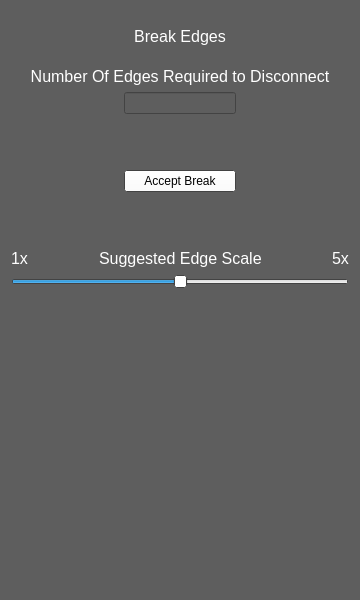
<?xml version="1.0" encoding="UTF-8"?>
<ui version="4.0">
 <class>BreakTabWidget</class>
 <widget class="QWidget" name="BreakTabWidget">
  <property name="geometry">
   <rect>
    <x>0</x>
    <y>0</y>
    <width>360</width>
    <height>600</height>
   </rect>
  </property>
  <property name="sizePolicy">
   <sizepolicy hsizetype="Preferred" vsizetype="Preferred">
    <horstretch>0</horstretch>
    <verstretch>0</verstretch>
   </sizepolicy>
  </property>
  <property name="minimumSize">
   <size>
    <width>360</width>
    <height>600</height>
   </size>
  </property>
  <property name="palette">
   <palette>
    <active>
     <colorrole role="WindowText">
      <brush brushstyle="SolidPattern">
       <color alpha="255">
        <red>255</red>
        <green>255</green>
        <blue>255</blue>
       </color>
      </brush>
     </colorrole>
     <colorrole role="Button">
      <brush brushstyle="SolidPattern">
       <color alpha="255">
        <red>255</red>
        <green>255</green>
        <blue>255</blue>
       </color>
      </brush>
     </colorrole>
     <colorrole role="Light">
      <brush brushstyle="SolidPattern">
       <color alpha="255">
        <red>255</red>
        <green>255</green>
        <blue>255</blue>
       </color>
      </brush>
     </colorrole>
     <colorrole role="Midlight">
      <brush brushstyle="SolidPattern">
       <color alpha="255">
        <red>255</red>
        <green>255</green>
        <blue>255</blue>
       </color>
      </brush>
     </colorrole>
     <colorrole role="Dark">
      <brush brushstyle="SolidPattern">
       <color alpha="255">
        <red>127</red>
        <green>127</green>
        <blue>127</blue>
       </color>
      </brush>
     </colorrole>
     <colorrole role="Mid">
      <brush brushstyle="SolidPattern">
       <color alpha="255">
        <red>170</red>
        <green>170</green>
        <blue>170</blue>
       </color>
      </brush>
     </colorrole>
     <colorrole role="Text">
      <brush brushstyle="SolidPattern">
       <color alpha="255">
        <red>255</red>
        <green>255</green>
        <blue>255</blue>
       </color>
      </brush>
     </colorrole>
     <colorrole role="BrightText">
      <brush brushstyle="SolidPattern">
       <color alpha="255">
        <red>255</red>
        <green>255</green>
        <blue>255</blue>
       </color>
      </brush>
     </colorrole>
     <colorrole role="ButtonText">
      <brush brushstyle="SolidPattern">
       <color alpha="255">
        <red>0</red>
        <green>0</green>
        <blue>0</blue>
       </color>
      </brush>
     </colorrole>
     <colorrole role="Base">
      <brush brushstyle="SolidPattern">
       <color alpha="255">
        <red>94</red>
        <green>94</green>
        <blue>94</blue>
       </color>
      </brush>
     </colorrole>
     <colorrole role="Window">
      <brush brushstyle="SolidPattern">
       <color alpha="255">
        <red>94</red>
        <green>94</green>
        <blue>94</blue>
       </color>
      </brush>
     </colorrole>
     <colorrole role="Shadow">
      <brush brushstyle="SolidPattern">
       <color alpha="255">
        <red>0</red>
        <green>0</green>
        <blue>0</blue>
       </color>
      </brush>
     </colorrole>
     <colorrole role="AlternateBase">
      <brush brushstyle="SolidPattern">
       <color alpha="255">
        <red>94</red>
        <green>94</green>
        <blue>94</blue>
       </color>
      </brush>
     </colorrole>
     <colorrole role="ToolTipBase">
      <brush brushstyle="SolidPattern">
       <color alpha="255">
        <red>255</red>
        <green>255</green>
        <blue>220</blue>
       </color>
      </brush>
     </colorrole>
     <colorrole role="ToolTipText">
      <brush brushstyle="SolidPattern">
       <color alpha="255">
        <red>0</red>
        <green>0</green>
        <blue>0</blue>
       </color>
      </brush>
     </colorrole>
    </active>
    <inactive>
     <colorrole role="WindowText">
      <brush brushstyle="SolidPattern">
       <color alpha="255">
        <red>255</red>
        <green>255</green>
        <blue>255</blue>
       </color>
      </brush>
     </colorrole>
     <colorrole role="Button">
      <brush brushstyle="SolidPattern">
       <color alpha="255">
        <red>255</red>
        <green>255</green>
        <blue>255</blue>
       </color>
      </brush>
     </colorrole>
     <colorrole role="Light">
      <brush brushstyle="SolidPattern">
       <color alpha="255">
        <red>255</red>
        <green>255</green>
        <blue>255</blue>
       </color>
      </brush>
     </colorrole>
     <colorrole role="Midlight">
      <brush brushstyle="SolidPattern">
       <color alpha="255">
        <red>255</red>
        <green>255</green>
        <blue>255</blue>
       </color>
      </brush>
     </colorrole>
     <colorrole role="Dark">
      <brush brushstyle="SolidPattern">
       <color alpha="255">
        <red>127</red>
        <green>127</green>
        <blue>127</blue>
       </color>
      </brush>
     </colorrole>
     <colorrole role="Mid">
      <brush brushstyle="SolidPattern">
       <color alpha="255">
        <red>170</red>
        <green>170</green>
        <blue>170</blue>
       </color>
      </brush>
     </colorrole>
     <colorrole role="Text">
      <brush brushstyle="SolidPattern">
       <color alpha="255">
        <red>255</red>
        <green>255</green>
        <blue>255</blue>
       </color>
      </brush>
     </colorrole>
     <colorrole role="BrightText">
      <brush brushstyle="SolidPattern">
       <color alpha="255">
        <red>255</red>
        <green>255</green>
        <blue>255</blue>
       </color>
      </brush>
     </colorrole>
     <colorrole role="ButtonText">
      <brush brushstyle="SolidPattern">
       <color alpha="255">
        <red>0</red>
        <green>0</green>
        <blue>0</blue>
       </color>
      </brush>
     </colorrole>
     <colorrole role="Base">
      <brush brushstyle="SolidPattern">
       <color alpha="255">
        <red>94</red>
        <green>94</green>
        <blue>94</blue>
       </color>
      </brush>
     </colorrole>
     <colorrole role="Window">
      <brush brushstyle="SolidPattern">
       <color alpha="255">
        <red>94</red>
        <green>94</green>
        <blue>94</blue>
       </color>
      </brush>
     </colorrole>
     <colorrole role="Shadow">
      <brush brushstyle="SolidPattern">
       <color alpha="255">
        <red>0</red>
        <green>0</green>
        <blue>0</blue>
       </color>
      </brush>
     </colorrole>
     <colorrole role="AlternateBase">
      <brush brushstyle="SolidPattern">
       <color alpha="255">
        <red>94</red>
        <green>94</green>
        <blue>94</blue>
       </color>
      </brush>
     </colorrole>
     <colorrole role="ToolTipBase">
      <brush brushstyle="SolidPattern">
       <color alpha="255">
        <red>255</red>
        <green>255</green>
        <blue>220</blue>
       </color>
      </brush>
     </colorrole>
     <colorrole role="ToolTipText">
      <brush brushstyle="SolidPattern">
       <color alpha="255">
        <red>0</red>
        <green>0</green>
        <blue>0</blue>
       </color>
      </brush>
     </colorrole>
    </inactive>
    <disabled>
     <colorrole role="WindowText">
      <brush brushstyle="SolidPattern">
       <color alpha="255">
        <red>127</red>
        <green>127</green>
        <blue>127</blue>
       </color>
      </brush>
     </colorrole>
     <colorrole role="Button">
      <brush brushstyle="SolidPattern">
       <color alpha="255">
        <red>255</red>
        <green>255</green>
        <blue>255</blue>
       </color>
      </brush>
     </colorrole>
     <colorrole role="Light">
      <brush brushstyle="SolidPattern">
       <color alpha="255">
        <red>255</red>
        <green>255</green>
        <blue>255</blue>
       </color>
      </brush>
     </colorrole>
     <colorrole role="Midlight">
      <brush brushstyle="SolidPattern">
       <color alpha="255">
        <red>255</red>
        <green>255</green>
        <blue>255</blue>
       </color>
      </brush>
     </colorrole>
     <colorrole role="Dark">
      <brush brushstyle="SolidPattern">
       <color alpha="255">
        <red>127</red>
        <green>127</green>
        <blue>127</blue>
       </color>
      </brush>
     </colorrole>
     <colorrole role="Mid">
      <brush brushstyle="SolidPattern">
       <color alpha="255">
        <red>170</red>
        <green>170</green>
        <blue>170</blue>
       </color>
      </brush>
     </colorrole>
     <colorrole role="Text">
      <brush brushstyle="SolidPattern">
       <color alpha="255">
        <red>127</red>
        <green>127</green>
        <blue>127</blue>
       </color>
      </brush>
     </colorrole>
     <colorrole role="BrightText">
      <brush brushstyle="SolidPattern">
       <color alpha="255">
        <red>255</red>
        <green>255</green>
        <blue>255</blue>
       </color>
      </brush>
     </colorrole>
     <colorrole role="ButtonText">
      <brush brushstyle="SolidPattern">
       <color alpha="255">
        <red>127</red>
        <green>127</green>
        <blue>127</blue>
       </color>
      </brush>
     </colorrole>
     <colorrole role="Base">
      <brush brushstyle="SolidPattern">
       <color alpha="255">
        <red>94</red>
        <green>94</green>
        <blue>94</blue>
       </color>
      </brush>
     </colorrole>
     <colorrole role="Window">
      <brush brushstyle="SolidPattern">
       <color alpha="255">
        <red>94</red>
        <green>94</green>
        <blue>94</blue>
       </color>
      </brush>
     </colorrole>
     <colorrole role="Shadow">
      <brush brushstyle="SolidPattern">
       <color alpha="255">
        <red>0</red>
        <green>0</green>
        <blue>0</blue>
       </color>
      </brush>
     </colorrole>
     <colorrole role="AlternateBase">
      <brush brushstyle="SolidPattern">
       <color alpha="255">
        <red>94</red>
        <green>94</green>
        <blue>94</blue>
       </color>
      </brush>
     </colorrole>
     <colorrole role="ToolTipBase">
      <brush brushstyle="SolidPattern">
       <color alpha="255">
        <red>255</red>
        <green>255</green>
        <blue>220</blue>
       </color>
      </brush>
     </colorrole>
     <colorrole role="ToolTipText">
      <brush brushstyle="SolidPattern">
       <color alpha="255">
        <red>0</red>
        <green>0</green>
        <blue>0</blue>
       </color>
      </brush>
     </colorrole>
    </disabled>
   </palette>
  </property>
  <property name="windowTitle">
   <string>Form</string>
  </property>
  <property name="autoFillBackground">
   <bool>true</bool>
  </property>
  <layout class="QGridLayout" name="gridLayout">
   <item row="0" column="0">
    <layout class="QVBoxLayout" name="verticalLayout_2">
     <property name="sizeConstraint">
      <enum>QLayout::SetMinimumSize</enum>
     </property>
     <property name="bottomMargin">
      <number>0</number>
     </property>
     <item>
      <layout class="QHBoxLayout" name="horizontalLayout_6">
       <property name="rightMargin">
        <number>0</number>
       </property>
       <item>
        <widget class="QLabel" name="label_16">
         <property name="sizePolicy">
          <sizepolicy hsizetype="Preferred" vsizetype="Preferred">
           <horstretch>1</horstretch>
           <verstretch>1</verstretch>
          </sizepolicy>
         </property>
         <property name="minimumSize">
          <size>
           <width>200</width>
           <height>50</height>
          </size>
         </property>
         <property name="palette">
          <palette>
           <active>
            <colorrole role="WindowText">
             <brush brushstyle="SolidPattern">
              <color alpha="255">
               <red>255</red>
               <green>255</green>
               <blue>255</blue>
              </color>
             </brush>
            </colorrole>
            <colorrole role="Button">
             <brush brushstyle="SolidPattern">
              <color alpha="255">
               <red>94</red>
               <green>94</green>
               <blue>94</blue>
              </color>
             </brush>
            </colorrole>
            <colorrole role="Light">
             <brush brushstyle="SolidPattern">
              <color alpha="255">
               <red>141</red>
               <green>141</green>
               <blue>141</blue>
              </color>
             </brush>
            </colorrole>
            <colorrole role="Midlight">
             <brush brushstyle="SolidPattern">
              <color alpha="255">
               <red>117</red>
               <green>117</green>
               <blue>117</blue>
              </color>
             </brush>
            </colorrole>
            <colorrole role="Dark">
             <brush brushstyle="SolidPattern">
              <color alpha="255">
               <red>47</red>
               <green>47</green>
               <blue>47</blue>
              </color>
             </brush>
            </colorrole>
            <colorrole role="Mid">
             <brush brushstyle="SolidPattern">
              <color alpha="255">
               <red>62</red>
               <green>62</green>
               <blue>62</blue>
              </color>
             </brush>
            </colorrole>
            <colorrole role="Text">
             <brush brushstyle="SolidPattern">
              <color alpha="255">
               <red>255</red>
               <green>255</green>
               <blue>255</blue>
              </color>
             </brush>
            </colorrole>
            <colorrole role="BrightText">
             <brush brushstyle="SolidPattern">
              <color alpha="255">
               <red>255</red>
               <green>255</green>
               <blue>255</blue>
              </color>
             </brush>
            </colorrole>
            <colorrole role="ButtonText">
             <brush brushstyle="SolidPattern">
              <color alpha="255">
               <red>255</red>
               <green>255</green>
               <blue>255</blue>
              </color>
             </brush>
            </colorrole>
            <colorrole role="Base">
             <brush brushstyle="SolidPattern">
              <color alpha="255">
               <red>0</red>
               <green>0</green>
               <blue>0</blue>
              </color>
             </brush>
            </colorrole>
            <colorrole role="Window">
             <brush brushstyle="SolidPattern">
              <color alpha="255">
               <red>94</red>
               <green>94</green>
               <blue>94</blue>
              </color>
             </brush>
            </colorrole>
            <colorrole role="Shadow">
             <brush brushstyle="SolidPattern">
              <color alpha="255">
               <red>0</red>
               <green>0</green>
               <blue>0</blue>
              </color>
             </brush>
            </colorrole>
            <colorrole role="AlternateBase">
             <brush brushstyle="SolidPattern">
              <color alpha="255">
               <red>47</red>
               <green>47</green>
               <blue>47</blue>
              </color>
             </brush>
            </colorrole>
            <colorrole role="ToolTipBase">
             <brush brushstyle="SolidPattern">
              <color alpha="255">
               <red>255</red>
               <green>255</green>
               <blue>220</blue>
              </color>
             </brush>
            </colorrole>
            <colorrole role="ToolTipText">
             <brush brushstyle="SolidPattern">
              <color alpha="255">
               <red>0</red>
               <green>0</green>
               <blue>0</blue>
              </color>
             </brush>
            </colorrole>
           </active>
           <inactive>
            <colorrole role="WindowText">
             <brush brushstyle="SolidPattern">
              <color alpha="255">
               <red>255</red>
               <green>255</green>
               <blue>255</blue>
              </color>
             </brush>
            </colorrole>
            <colorrole role="Button">
             <brush brushstyle="SolidPattern">
              <color alpha="255">
               <red>94</red>
               <green>94</green>
               <blue>94</blue>
              </color>
             </brush>
            </colorrole>
            <colorrole role="Light">
             <brush brushstyle="SolidPattern">
              <color alpha="255">
               <red>141</red>
               <green>141</green>
               <blue>141</blue>
              </color>
             </brush>
            </colorrole>
            <colorrole role="Midlight">
             <brush brushstyle="SolidPattern">
              <color alpha="255">
               <red>117</red>
               <green>117</green>
               <blue>117</blue>
              </color>
             </brush>
            </colorrole>
            <colorrole role="Dark">
             <brush brushstyle="SolidPattern">
              <color alpha="255">
               <red>47</red>
               <green>47</green>
               <blue>47</blue>
              </color>
             </brush>
            </colorrole>
            <colorrole role="Mid">
             <brush brushstyle="SolidPattern">
              <color alpha="255">
               <red>62</red>
               <green>62</green>
               <blue>62</blue>
              </color>
             </brush>
            </colorrole>
            <colorrole role="Text">
             <brush brushstyle="SolidPattern">
              <color alpha="255">
               <red>255</red>
               <green>255</green>
               <blue>255</blue>
              </color>
             </brush>
            </colorrole>
            <colorrole role="BrightText">
             <brush brushstyle="SolidPattern">
              <color alpha="255">
               <red>255</red>
               <green>255</green>
               <blue>255</blue>
              </color>
             </brush>
            </colorrole>
            <colorrole role="ButtonText">
             <brush brushstyle="SolidPattern">
              <color alpha="255">
               <red>255</red>
               <green>255</green>
               <blue>255</blue>
              </color>
             </brush>
            </colorrole>
            <colorrole role="Base">
             <brush brushstyle="SolidPattern">
              <color alpha="255">
               <red>0</red>
               <green>0</green>
               <blue>0</blue>
              </color>
             </brush>
            </colorrole>
            <colorrole role="Window">
             <brush brushstyle="SolidPattern">
              <color alpha="255">
               <red>94</red>
               <green>94</green>
               <blue>94</blue>
              </color>
             </brush>
            </colorrole>
            <colorrole role="Shadow">
             <brush brushstyle="SolidPattern">
              <color alpha="255">
               <red>0</red>
               <green>0</green>
               <blue>0</blue>
              </color>
             </brush>
            </colorrole>
            <colorrole role="AlternateBase">
             <brush brushstyle="SolidPattern">
              <color alpha="255">
               <red>47</red>
               <green>47</green>
               <blue>47</blue>
              </color>
             </brush>
            </colorrole>
            <colorrole role="ToolTipBase">
             <brush brushstyle="SolidPattern">
              <color alpha="255">
               <red>255</red>
               <green>255</green>
               <blue>220</blue>
              </color>
             </brush>
            </colorrole>
            <colorrole role="ToolTipText">
             <brush brushstyle="SolidPattern">
              <color alpha="255">
               <red>0</red>
               <green>0</green>
               <blue>0</blue>
              </color>
             </brush>
            </colorrole>
           </inactive>
           <disabled>
            <colorrole role="WindowText">
             <brush brushstyle="SolidPattern">
              <color alpha="255">
               <red>47</red>
               <green>47</green>
               <blue>47</blue>
              </color>
             </brush>
            </colorrole>
            <colorrole role="Button">
             <brush brushstyle="SolidPattern">
              <color alpha="255">
               <red>94</red>
               <green>94</green>
               <blue>94</blue>
              </color>
             </brush>
            </colorrole>
            <colorrole role="Light">
             <brush brushstyle="SolidPattern">
              <color alpha="255">
               <red>141</red>
               <green>141</green>
               <blue>141</blue>
              </color>
             </brush>
            </colorrole>
            <colorrole role="Midlight">
             <brush brushstyle="SolidPattern">
              <color alpha="255">
               <red>117</red>
               <green>117</green>
               <blue>117</blue>
              </color>
             </brush>
            </colorrole>
            <colorrole role="Dark">
             <brush brushstyle="SolidPattern">
              <color alpha="255">
               <red>47</red>
               <green>47</green>
               <blue>47</blue>
              </color>
             </brush>
            </colorrole>
            <colorrole role="Mid">
             <brush brushstyle="SolidPattern">
              <color alpha="255">
               <red>62</red>
               <green>62</green>
               <blue>62</blue>
              </color>
             </brush>
            </colorrole>
            <colorrole role="Text">
             <brush brushstyle="SolidPattern">
              <color alpha="255">
               <red>47</red>
               <green>47</green>
               <blue>47</blue>
              </color>
             </brush>
            </colorrole>
            <colorrole role="BrightText">
             <brush brushstyle="SolidPattern">
              <color alpha="255">
               <red>255</red>
               <green>255</green>
               <blue>255</blue>
              </color>
             </brush>
            </colorrole>
            <colorrole role="ButtonText">
             <brush brushstyle="SolidPattern">
              <color alpha="255">
               <red>47</red>
               <green>47</green>
               <blue>47</blue>
              </color>
             </brush>
            </colorrole>
            <colorrole role="Base">
             <brush brushstyle="SolidPattern">
              <color alpha="255">
               <red>94</red>
               <green>94</green>
               <blue>94</blue>
              </color>
             </brush>
            </colorrole>
            <colorrole role="Window">
             <brush brushstyle="SolidPattern">
              <color alpha="255">
               <red>94</red>
               <green>94</green>
               <blue>94</blue>
              </color>
             </brush>
            </colorrole>
            <colorrole role="Shadow">
             <brush brushstyle="SolidPattern">
              <color alpha="255">
               <red>0</red>
               <green>0</green>
               <blue>0</blue>
              </color>
             </brush>
            </colorrole>
            <colorrole role="AlternateBase">
             <brush brushstyle="SolidPattern">
              <color alpha="255">
               <red>94</red>
               <green>94</green>
               <blue>94</blue>
              </color>
             </brush>
            </colorrole>
            <colorrole role="ToolTipBase">
             <brush brushstyle="SolidPattern">
              <color alpha="255">
               <red>255</red>
               <green>255</green>
               <blue>220</blue>
              </color>
             </brush>
            </colorrole>
            <colorrole role="ToolTipText">
             <brush brushstyle="SolidPattern">
              <color alpha="255">
               <red>0</red>
               <green>0</green>
               <blue>0</blue>
              </color>
             </brush>
            </colorrole>
           </disabled>
          </palette>
         </property>
         <property name="font">
          <font>
           <pointsize>12</pointsize>
          </font>
         </property>
         <property name="autoFillBackground">
          <bool>true</bool>
         </property>
         <property name="text">
          <string>Break Edges</string>
         </property>
         <property name="scaledContents">
          <bool>true</bool>
         </property>
         <property name="alignment">
          <set>Qt::AlignCenter</set>
         </property>
         <property name="textInteractionFlags">
          <set>Qt::NoTextInteraction</set>
         </property>
        </widget>
       </item>
      </layout>
     </item>
     <item>
      <widget class="QLabel" name="label">
       <property name="palette">
        <palette>
         <active>
          <colorrole role="Text">
           <brush brushstyle="SolidPattern">
            <color alpha="255">
             <red>255</red>
             <green>255</green>
             <blue>255</blue>
            </color>
           </brush>
          </colorrole>
         </active>
         <inactive>
          <colorrole role="Text">
           <brush brushstyle="SolidPattern">
            <color alpha="255">
             <red>255</red>
             <green>255</green>
             <blue>255</blue>
            </color>
           </brush>
          </colorrole>
         </inactive>
         <disabled>
          <colorrole role="Text">
           <brush brushstyle="SolidPattern">
            <color alpha="255">
             <red>127</red>
             <green>127</green>
             <blue>127</blue>
            </color>
           </brush>
          </colorrole>
         </disabled>
        </palette>
       </property>
       <property name="font">
        <font>
         <pointsize>12</pointsize>
        </font>
       </property>
       <property name="text">
        <string>Number Of Edges Required to Disconnect</string>
       </property>
       <property name="alignment">
        <set>Qt::AlignCenter</set>
       </property>
      </widget>
     </item>
     <item>
      <layout class="QHBoxLayout" name="horizontalLayout_8">
       <property name="spacing">
        <number>10</number>
       </property>
       <property name="leftMargin">
        <number>0</number>
       </property>
       <property name="rightMargin">
        <number>0</number>
       </property>
       <property name="bottomMargin">
        <number>50</number>
       </property>
       <item>
        <spacer name="horizontalSpacer_7">
         <property name="orientation">
          <enum>Qt::Horizontal</enum>
         </property>
         <property name="sizeHint" stdset="0">
          <size>
           <width>40</width>
           <height>20</height>
          </size>
         </property>
        </spacer>
       </item>
       <item>
        <widget class="QLineEdit" name="edgesToBreak">
         <property name="palette">
          <palette>
           <active>
            <colorrole role="WindowText">
             <brush brushstyle="SolidPattern">
              <color alpha="255">
               <red>0</red>
               <green>0</green>
               <blue>0</blue>
              </color>
             </brush>
            </colorrole>
            <colorrole role="Text">
             <brush brushstyle="SolidPattern">
              <color alpha="255">
               <red>0</red>
               <green>0</green>
               <blue>0</blue>
              </color>
             </brush>
            </colorrole>
            <colorrole role="BrightText">
             <brush brushstyle="SolidPattern">
              <color alpha="255">
               <red>126</red>
               <green>126</green>
               <blue>126</blue>
              </color>
             </brush>
            </colorrole>
           </active>
           <inactive>
            <colorrole role="WindowText">
             <brush brushstyle="SolidPattern">
              <color alpha="255">
               <red>0</red>
               <green>0</green>
               <blue>0</blue>
              </color>
             </brush>
            </colorrole>
            <colorrole role="Text">
             <brush brushstyle="SolidPattern">
              <color alpha="255">
               <red>0</red>
               <green>0</green>
               <blue>0</blue>
              </color>
             </brush>
            </colorrole>
            <colorrole role="BrightText">
             <brush brushstyle="SolidPattern">
              <color alpha="255">
               <red>126</red>
               <green>126</green>
               <blue>126</blue>
              </color>
             </brush>
            </colorrole>
           </inactive>
           <disabled>
            <colorrole role="WindowText">
             <brush brushstyle="SolidPattern">
              <color alpha="255">
               <red>127</red>
               <green>127</green>
               <blue>127</blue>
              </color>
             </brush>
            </colorrole>
            <colorrole role="Text">
             <brush brushstyle="SolidPattern">
              <color alpha="255">
               <red>127</red>
               <green>127</green>
               <blue>127</blue>
              </color>
             </brush>
            </colorrole>
            <colorrole role="BrightText">
             <brush brushstyle="SolidPattern">
              <color alpha="255">
               <red>126</red>
               <green>126</green>
               <blue>126</blue>
              </color>
             </brush>
            </colorrole>
           </disabled>
          </palette>
         </property>
         <property name="readOnly">
          <bool>true</bool>
         </property>
        </widget>
       </item>
       <item>
        <spacer name="horizontalSpacer_4">
         <property name="orientation">
          <enum>Qt::Horizontal</enum>
         </property>
         <property name="sizeHint" stdset="0">
          <size>
           <width>40</width>
           <height>20</height>
          </size>
         </property>
        </spacer>
       </item>
      </layout>
     </item>
     <item>
      <layout class="QHBoxLayout" name="horizontalLayout_9">
       <property name="spacing">
        <number>10</number>
       </property>
       <property name="leftMargin">
        <number>0</number>
       </property>
       <property name="rightMargin">
        <number>0</number>
       </property>
       <property name="bottomMargin">
        <number>0</number>
       </property>
       <item>
        <spacer name="horizontalSpacer_9">
         <property name="orientation">
          <enum>Qt::Horizontal</enum>
         </property>
         <property name="sizeHint" stdset="0">
          <size>
           <width>40</width>
           <height>20</height>
          </size>
         </property>
        </spacer>
       </item>
       <item>
        <widget class="QPushButton" name="AcceptBreak">
         <property name="sizePolicy">
          <sizepolicy hsizetype="Expanding" vsizetype="Fixed">
           <horstretch>0</horstretch>
           <verstretch>0</verstretch>
          </sizepolicy>
         </property>
         <property name="toolTip">
          <string>ctrl+a</string>
         </property>
         <property name="text">
          <string>Accept Break</string>
         </property>
        </widget>
       </item>
       <item>
        <spacer name="horizontalSpacer_8">
         <property name="orientation">
          <enum>Qt::Horizontal</enum>
         </property>
         <property name="sizeHint" stdset="0">
          <size>
           <width>40</width>
           <height>20</height>
          </size>
         </property>
        </spacer>
       </item>
      </layout>
     </item>
     <item>
      <layout class="QHBoxLayout" name="horizontalLayout">
       <property name="leftMargin">
        <number>0</number>
       </property>
       <property name="topMargin">
        <number>50</number>
       </property>
       <property name="rightMargin">
        <number>0</number>
       </property>
       <property name="bottomMargin">
        <number>0</number>
       </property>
       <item>
        <widget class="QLabel" name="label_4">
         <property name="font">
          <font>
           <pointsize>12</pointsize>
          </font>
         </property>
         <property name="text">
          <string>1x</string>
         </property>
        </widget>
       </item>
       <item>
        <spacer name="horizontalSpacer_2">
         <property name="orientation">
          <enum>Qt::Horizontal</enum>
         </property>
         <property name="sizeHint" stdset="0">
          <size>
           <width>40</width>
           <height>20</height>
          </size>
         </property>
        </spacer>
       </item>
       <item>
        <widget class="QLabel" name="label_3">
         <property name="font">
          <font>
           <pointsize>12</pointsize>
          </font>
         </property>
         <property name="text">
          <string>Suggested Edge Scale</string>
         </property>
        </widget>
       </item>
       <item>
        <spacer name="horizontalSpacer">
         <property name="orientation">
          <enum>Qt::Horizontal</enum>
         </property>
         <property name="sizeHint" stdset="0">
          <size>
           <width>40</width>
           <height>20</height>
          </size>
         </property>
        </spacer>
       </item>
       <item>
        <widget class="QLabel" name="label_2">
         <property name="font">
          <font>
           <pointsize>12</pointsize>
          </font>
         </property>
         <property name="text">
          <string>5x</string>
         </property>
        </widget>
       </item>
      </layout>
     </item>
     <item>
      <widget class="QSlider" name="scaleSlider">
       <property name="maximum">
        <number>50</number>
       </property>
       <property name="value">
        <number>25</number>
       </property>
       <property name="orientation">
        <enum>Qt::Horizontal</enum>
       </property>
      </widget>
     </item>
     <item>
      <spacer name="verticalSpacer">
       <property name="orientation">
        <enum>Qt::Vertical</enum>
       </property>
       <property name="sizeHint" stdset="0">
        <size>
         <width>20</width>
         <height>40</height>
        </size>
       </property>
      </spacer>
     </item>
    </layout>
   </item>
  </layout>
 </widget>
 <resources/>
 <connections/>
</ui>
